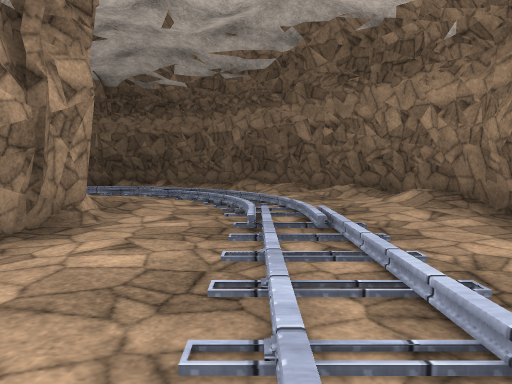
[1] (above)

21 first-person views from a walk through a 3-D level made in the Unity game engine. The camera is 1.2 m above the floor, tilts 4° down and sees 70° across. The floor is counted in squares, 2 m on a side. Each view is taken from the middle of a square. On the plan, view 1 faces up. The plan holds only what a view shows up to about 10 squares ahead; the rest is blank. The place goes on beyond the plan. The player character is not drawn. Some animated figures are not drawn. Surface patterns are stand-ins for the level's own textures.

[2]
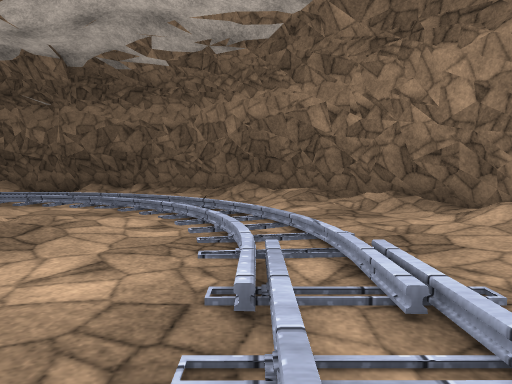

[3]
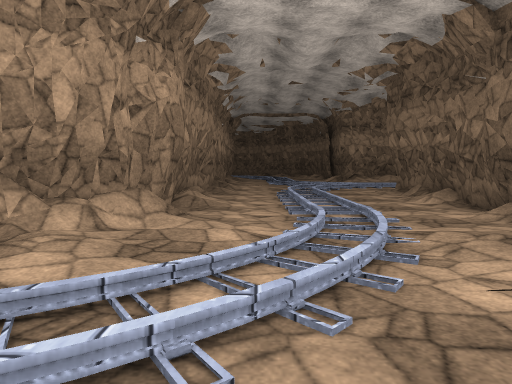

[4]
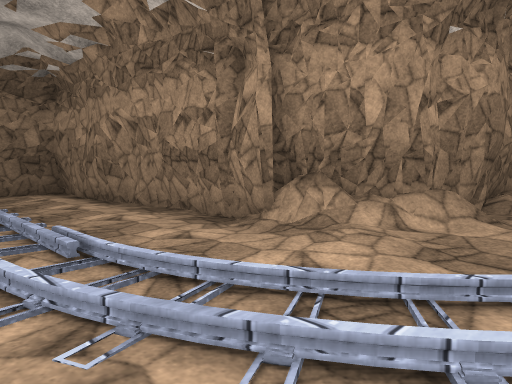

[5]
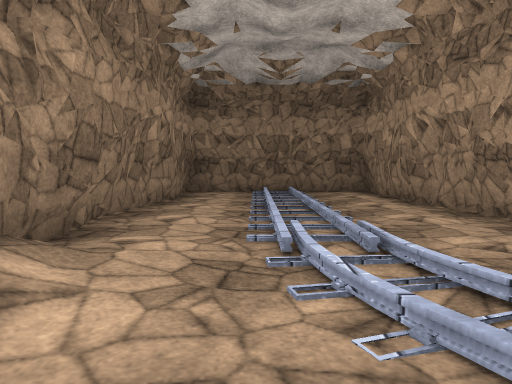

[6]
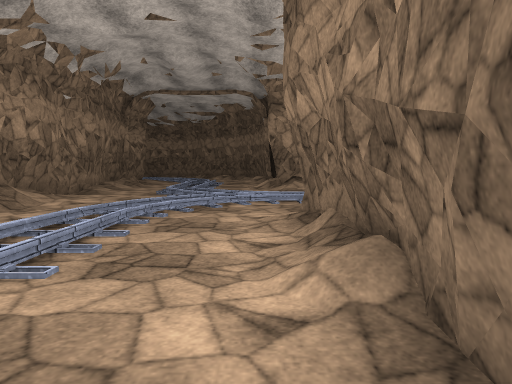

[7]
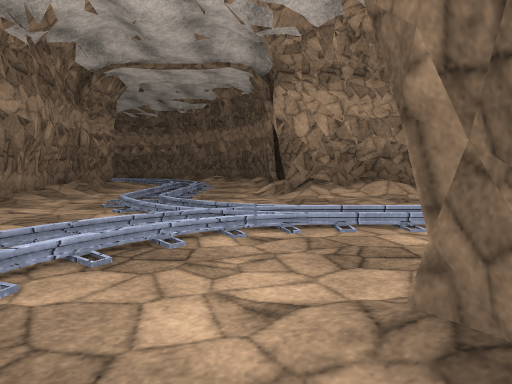

[8]
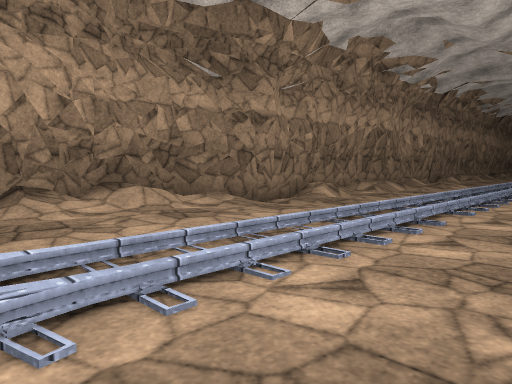

[9]
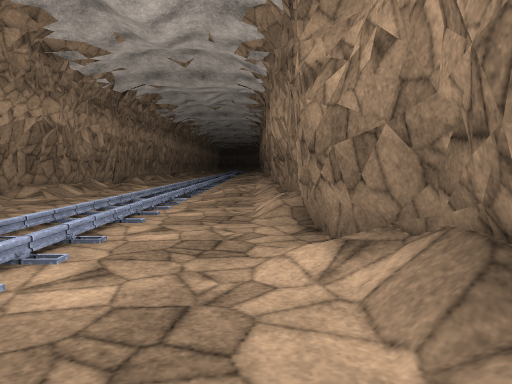

[10]
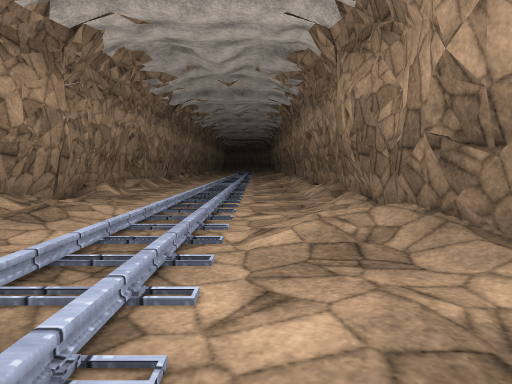

[11]
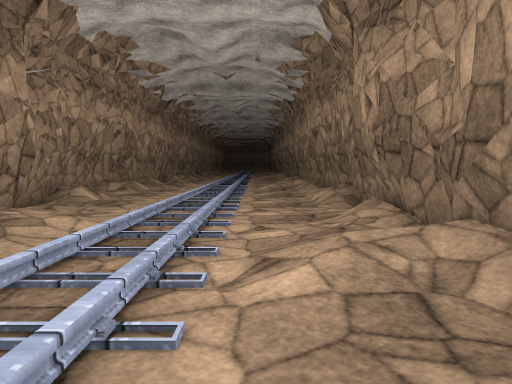

[12]
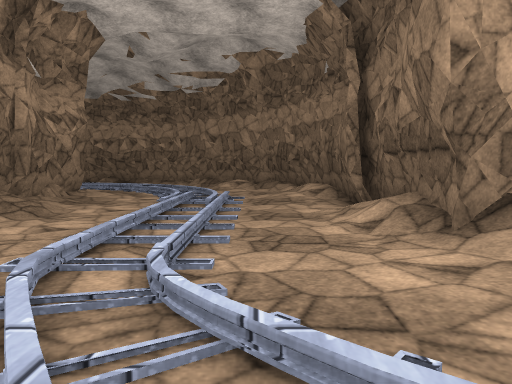

[13]
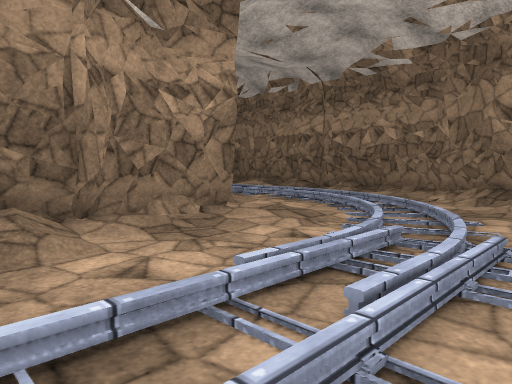

[14]
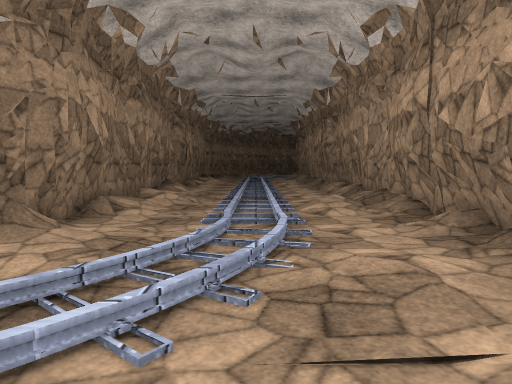

[15]
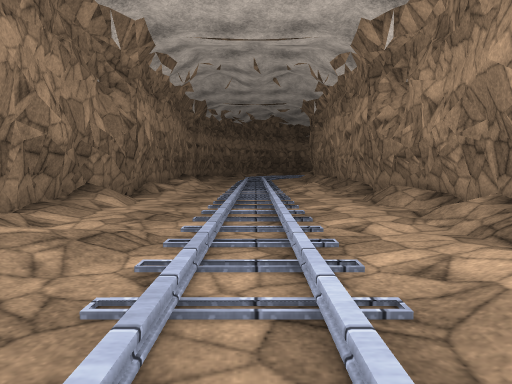

[16]
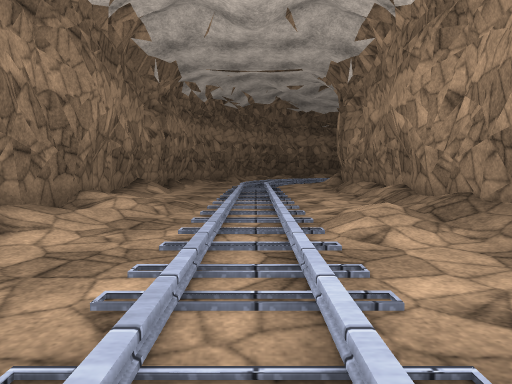

[17]
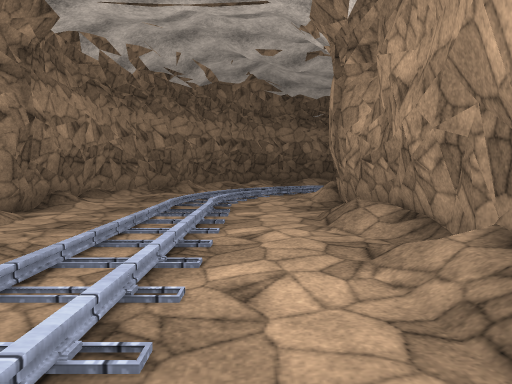

[18]
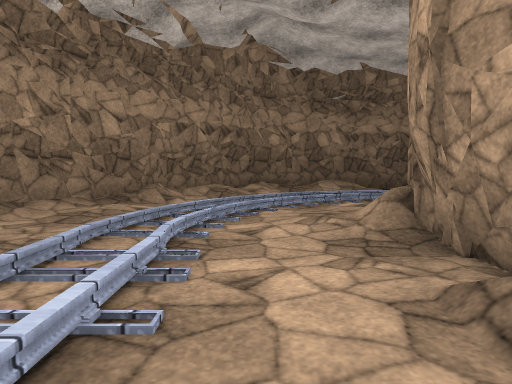

[19]
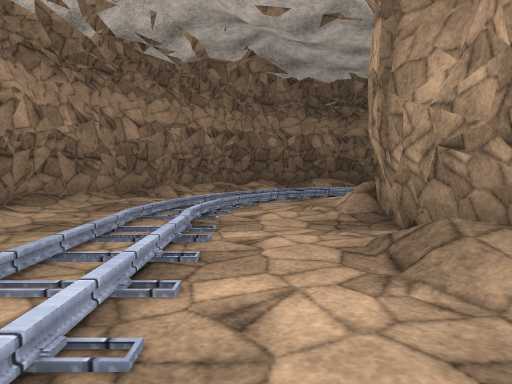

[20]
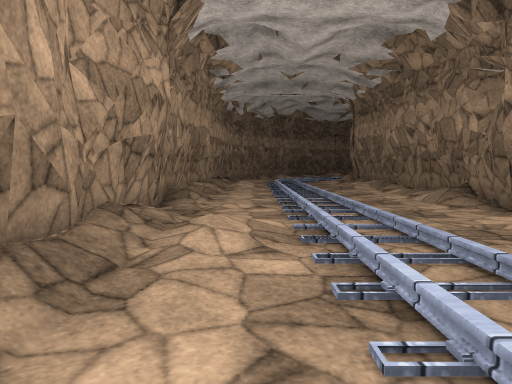

[21]
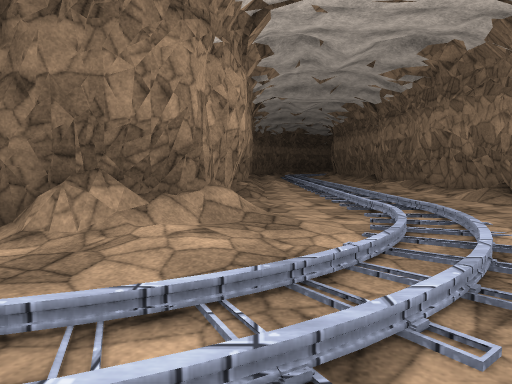

### Floor plan
Key: @ floor where view 1 was taken; # wall or solid block; . main floor; : floor 0.25 m higher than the main floor; + floor 0.5 m higher than the main floor; / step, stairs or slope; = window, fence, low wall or low ledge.
Columns run from 25 left of view 1 to 3 right of it. Each row starts with its distance up from view 1.
 27            ##. ./#
 26            #/.../#
 25            =/....#
 24            #/....#
 23            #/....#
 22            ##....#
 21            ##.../=
 20            #//..:#
 19            #/.../#
 18            #/....#
 17            =.....#
 16            #/.../#
 15            #.....#
 14            #:....#
 13            #::...#
 12            #::...#
 11       ######::...#######
 10     ###+:./........../.###
  9    ##:.................:.##
  8    #/...........:......:..##
  7   ##..:...................:##
  6   #:...:.//...###.//.//....:#
  5   #...:######## #######/...:#
  4   #.../#              ##....#
  3   #....#               #....#
  2  #/:..:#               #....#
  1  #/...:#               #....#
  0  #/.../#               #.@..#
 -1  #/....#               #....#
 -2  #/....#               #....#
 -3  #/.../#               ######
 -4  #.....#
 -5  #/.../#
 -6  #/:..:#
 -7  #/...+#
 -8  #/....#
 -9  #.....#
-10  #/.../#
-11  #.....#
-12  #..../#
-13 ##/...##
-14 #:...:#
-15 .....:#
-16  .:./##
-17   .:##
-18 :/###
-19 ###

Where each view was taken, in squares from view 1:
view 1: 0 up, 0 right, facing up
view 2: 2 up, 0 right, facing up
view 3: 7 up, 1 right, facing left
view 4: 7 up, 1 right, facing down-left
view 5: 7 up, 1 right, facing down
view 6: 10 up, 4 left, facing left
view 7: 10 up, 7 left, facing left
view 8: 10 up, 9 left, facing up-left
view 9: 11 up, 9 left, facing up
view 10: 16 up, 10 left, facing up
view 11: 17 up, 10 left, facing up
view 12: 9 up, 11 left, facing left
view 13: 9 up, 15 left, facing down-left
view 14: 8 up, 21 left, facing down
view 15: 3 up, 21 left, facing down
view 16: 2 down, 21 left, facing down
view 17: 6 down, 22 left, facing down
view 18: 9 down, 22 left, facing down
view 19: 8 down, 22 left, facing down
view 20: 9 down, 22 left, facing up
view 21: 17 down, 23 left, facing up
